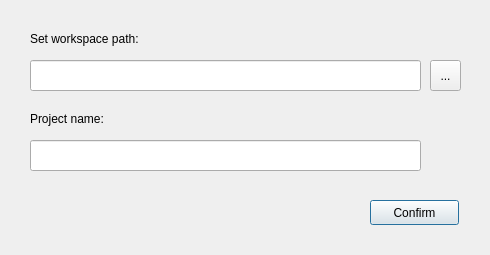
<?xml version="1.0" encoding="UTF-8"?>
<ui version="4.0">
 <class>NewProjectDialog</class>
 <widget class="QDialog" name="NewProjectDialog">
  <property name="geometry">
   <rect>
    <x>0</x>
    <y>0</y>
    <width>490</width>
    <height>255</height>
   </rect>
  </property>
  <property name="sizePolicy">
   <sizepolicy hsizetype="Preferred" vsizetype="Preferred">
    <horstretch>0</horstretch>
    <verstretch>0</verstretch>
   </sizepolicy>
  </property>
  <property name="minimumSize">
   <size>
    <width>490</width>
    <height>255</height>
   </size>
  </property>
  <property name="maximumSize">
   <size>
    <width>490</width>
    <height>255</height>
   </size>
  </property>
  <property name="windowTitle">
   <string>New Project</string>
  </property>
  <widget class="QLabel" name="label">
   <property name="geometry">
    <rect>
     <x>30</x>
     <y>30</y>
     <width>181</width>
     <height>17</height>
    </rect>
   </property>
   <property name="text">
    <string>Set workspace path:</string>
   </property>
  </widget>
  <widget class="QLineEdit" name="lineEdit_path">
   <property name="geometry">
    <rect>
     <x>30</x>
     <y>60</y>
     <width>391</width>
     <height>31</height>
    </rect>
   </property>
  </widget>
  <widget class="QToolButton" name="toolButton">
   <property name="geometry">
    <rect>
     <x>430</x>
     <y>60</y>
     <width>31</width>
     <height>31</height>
    </rect>
   </property>
   <property name="text">
    <string>...</string>
   </property>
  </widget>
  <widget class="QPushButton" name="pushButton">
   <property name="geometry">
    <rect>
     <x>370</x>
     <y>200</y>
     <width>89</width>
     <height>25</height>
    </rect>
   </property>
   <property name="text">
    <string>Confirm</string>
   </property>
  </widget>
  <widget class="QLineEdit" name="lineEdit_name">
   <property name="geometry">
    <rect>
     <x>30</x>
     <y>140</y>
     <width>391</width>
     <height>31</height>
    </rect>
   </property>
  </widget>
  <widget class="QLabel" name="label_2">
   <property name="geometry">
    <rect>
     <x>30</x>
     <y>110</y>
     <width>141</width>
     <height>17</height>
    </rect>
   </property>
   <property name="text">
    <string>Project name:</string>
   </property>
  </widget>
 </widget>
 <resources/>
 <connections/>
</ui>
